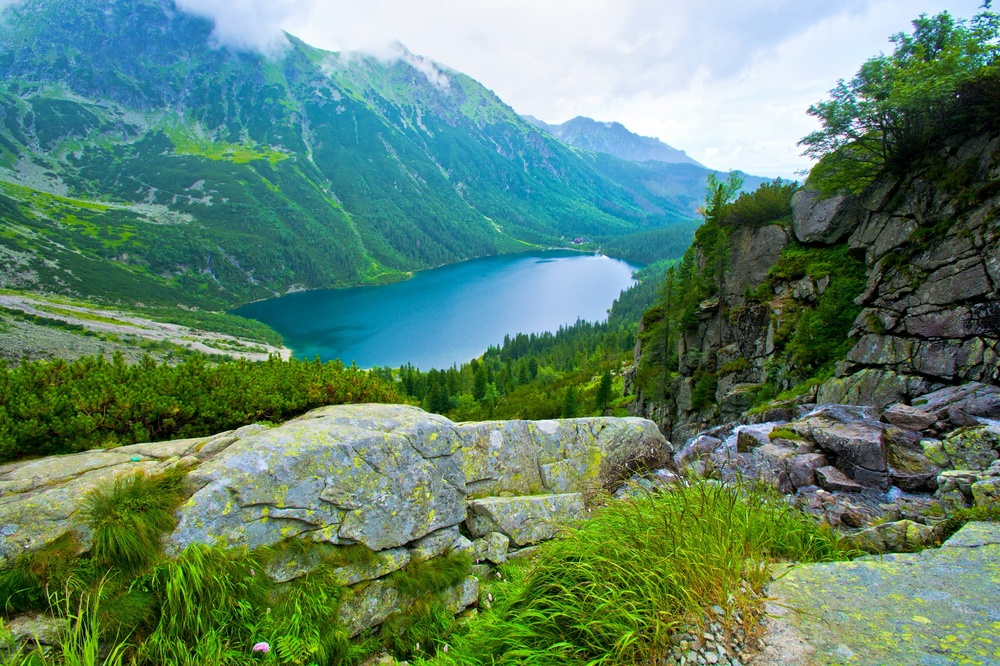
#> input picture Photo_Manipulation/morskie-oko-tatry.jpg, 1000 x 666 px, shrunk from 2000 x 1333 before the run
$ python app.py
#> lines starting #> are read from the running program, lines starting #| are printed output that depends on the picture
from PIL import Image, ImageEnhance, ImageFilter


def apply_filter(image_url):
#> called with image_url = 'morskie-oko-tatry.jpg'
    img = Image.open(image_url)
#> img is the input picture: PIL image 1000x666 RGB; mean R, G, B 95.6, 131.9, 108.2
    img.show(title="Original Image")

    bright = ImageEnhance.Brightness(img)
    bright_img = bright.enhance(1.5)
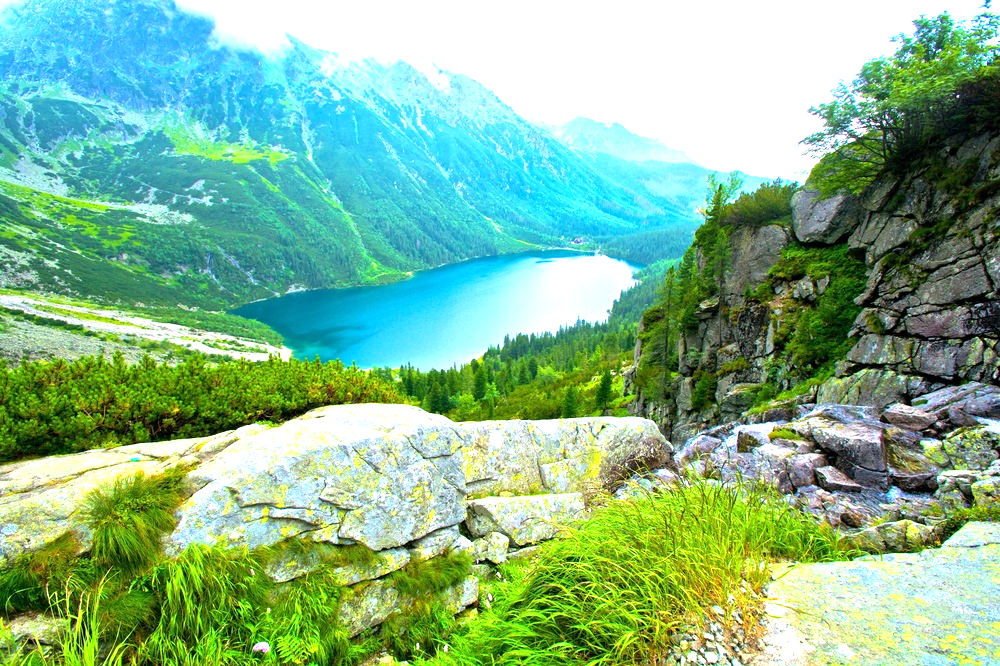
#> bright_img: PIL image 1000x666 RGB; mean R, G, B 132.7, 182.7, 142.6
    bright_img.show(title="Brightness Increased")

    contrast = ImageEnhance.Contrast(img)
    contrast_img = contrast.enhance(2.0)
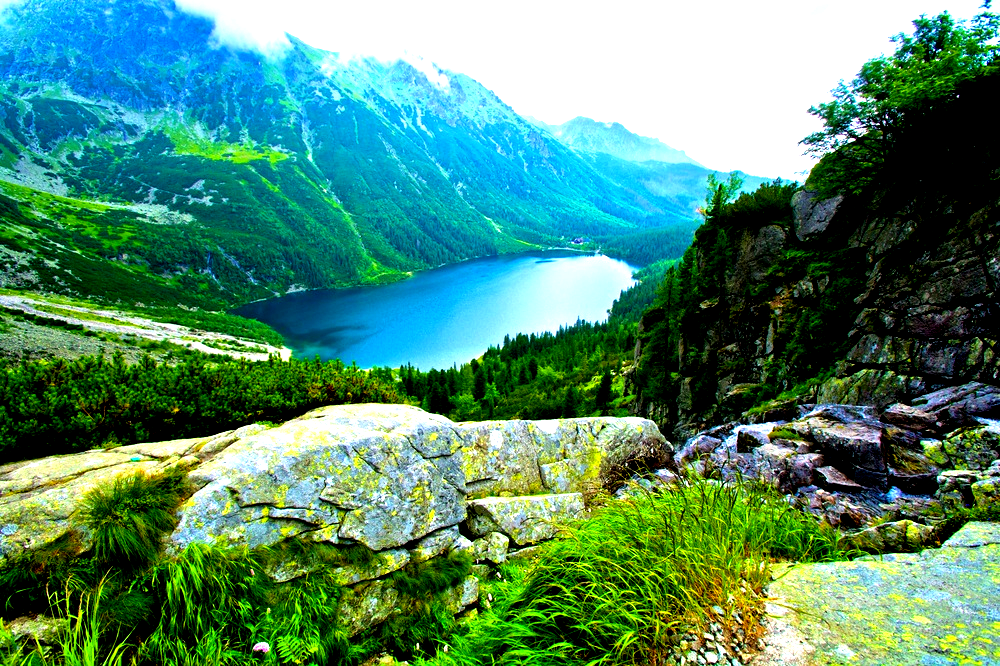
#> contrast_img: PIL image 1000x666 RGB; mean R, G, B 82.2, 138.2, 109.2
    contrast_img.show(title="Contrast Increased")

    blur_img = img.filter(ImageFilter.GaussianBlur(5))
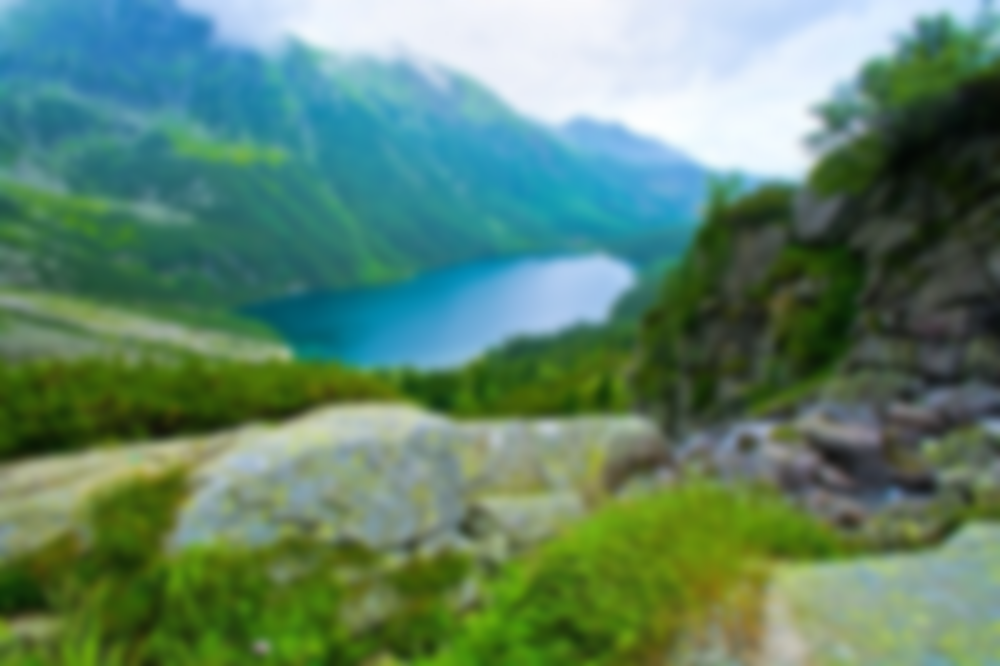
#> blur_img: PIL image 1000x666 RGB; mean R, G, B 95.6, 131.9, 108.2
    blur_img.show(title="Blur Effect")

    bright_img.save("brightened_image.jpg")
    contrast_img.save("contrast_image.jpg")
    blur_img.save("blur_image.jpg")

    print("Filters applied successfully! Images saved.")


def main():
    apply_filter("morskie-oko-tatry.jpg")


if __name__ in "__main__":
    main()
